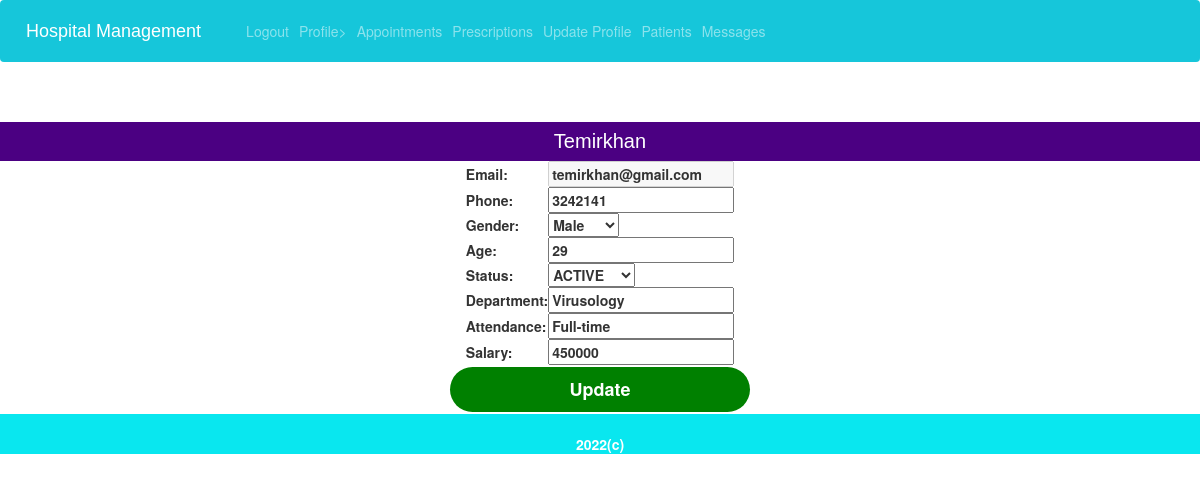
/accounts/uprofile (signed in), run on the app's committed database.
### accounts/models.py (models this page shows, shortened)
class Doctor(models.Model):
    user = models.ForeignKey(User,on_delete=models.CASCADE)
    did=models.AutoField(primary_key=True)
    phone=models.CharField(max_length=10)
    age=models.CharField(max_length=3)
    gender=models.CharField(max_length=10)
    Department=models.CharField(max_length=20)
    attendance=models.CharField(max_length=10)
    status=models.CharField(max_length=15)
    salary=models.CharField(max_length=10)
    otp=models.CharField(max_length=6)

### accounts/views.py (the view, shortened to what this page needs)
# urls.py: path('uprofile',views.uprofile,name='uprofile'),
@login_required
def uprofile(request):
    pro={}
    if request.user.last_name=='Doctor':
        pro=Doctor.objects.filter(user=request.user).first()
    if request.user.last_name=='Patient':
        pro=Patient.objects.filter(user=request.user).first()
    if request.user.last_name=='Reception':
        return redirect('dashboard')
    c={'pro':pro}
    return render(request,'accounts/uprofile.html',c)

### accounts/templates/accounts/uprofile.html (shortened to what this page needs)
{% extends 'home/base.html' %}
{% block content %}
<br></br>
<link href="//netdna.bootstrapcdn.com/bootstrap/3.0.0/css/bootstrap.min.css" rel="stylesheet" id="bootstrap-css">
  <link rel="stylesheet" href="https://cdnjs.cloudflare.com/ajax/libs/font-awesome/5.12.1/css/all.min.css">
<center>
<div class="profile">
    <div style="font-size: 20px;font-family: arial;font-style: initial;background-color: indigo;color: white;padding: 5px;">{{ pro.user.first_name}}</div>
<form method="POST" enctype="multipart/form-data" action='{% url "uprofile" %}'>
<table>
<tr><th>Email:</th><th><input type="text" value='{{ pro.user.email }}' disabled></th></tr>
<tr><th>Phone:</th><th><input type="text" value='{{ pro.phone }}' name='phone'></th></tr>
<tr><th>Gender:</th><th><select name="gender">
    <option value="Male">Male</option>
<tr><th>Age:</th><th><input type="text" value='{{ pro.age }}' name='age'></th></tr>
{% ifequal pro.user.last_name "Doctor" %}
<tr><th>Status:</th><th><select name="status">
    <option value="ACTIVE">ACTIVE</option>
    </select></th></tr>
    <tr><th>Department:</th><th><input type="text" value='{{ pro.Department }}' name='dept'></th></tr>
    <tr><th>Attendance:</th><th><input type="text" value='{{ pro.attendance }}' name='attn'></th></tr>
    <tr><th>Salary:</th><th><input type="text" value='{{ pro.salary }}' name='salary'></th></tr>
</table>
{% endifequal %}
<input type="submit" value="Update" style='width:300px;margin:2px;padding:10px;font-size:18px;background-color: green;color: white;border: none;border-radius: 25px;font-weight: bold;'>
</form>
</div>
</center>
{% endblock %}

### data on the page
Doctor: user.first_name "Temirkhan", user.email "temirkhan@gmail.com", phone "3242141", age "29", dept "Virusology", attn "Full-time", salary "450000"
